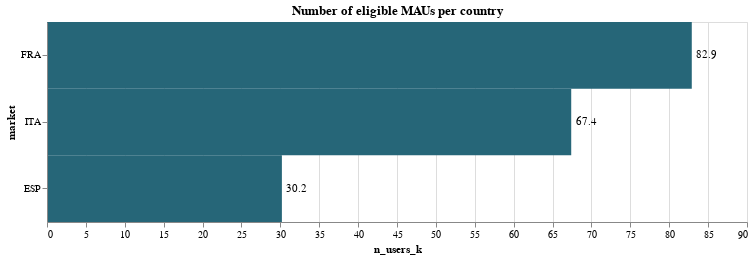

The notebook cell this image was saved under:
### Code cell
af.bar_single_label(
    grouped_users_df[grouped_users_df["label"] == "n_maus_elig_scores_and_txns"],
    af.petrol,
    "n_users_k:Q",
    "market",
    700,
    200,
    "-x",
).properties(title="Number of eligible MAUs per country")

### Figure 1 — Vega-Lite specification as saved in the notebook (floating-point values rounded to 4 significant figures)
{"config": {"view": {"continuousWidth": 400, "continuousHeight": 300}}, "layer": [{"mark": {"type": "rect", "color": "#266678"}, "encoding": {"x": {"type": "quantitative", "field": "n_users_k"}, "y": {"type": "nominal", "field": "market", "sort": "-x"}}, "height": 200, "width": 700}, {"mark": {"type": "text", "align": "center", "baseline": "middle", "dx": 15}, "encoding": {"text": {"type": "quantitative", "field": "n_users_k"}, "x": {"type": "quantitative", "field": "n_users_k"}, "y": {"type": "nominal", "field": "market", "sort": "-x"}}, "height": 200, "width": 700}], "data": {"name": "data-329ba604dfa6ae921e0c8ba42cd28305"}, "title": "Number of eligible MAUs per country", "$schema": "https://vega.github.io/schema/vega-lite/v4.8.1.json", "datasets": {"data-329ba604dfa6ae921e0c8ba42cd28305": [{"market": "FRA       ", "label": "n_maus_elig_scores_and_txns", "n_users_k": 82.9, "n_maus_k": 703.1, "perc_users": 11.8}, {"market": "ITA       ", "label": "n_maus_elig_scores_and_txns", "n_users_k": 67.4, "n_maus_k": 388.0, "perc_users": 17.4}, {"market": "ESP       ", "label": "n_maus_elig_scores_and_txns", "n_users_k": 30.2, "n_maus_k": 229.1, "perc_users": 13.2}]}}
